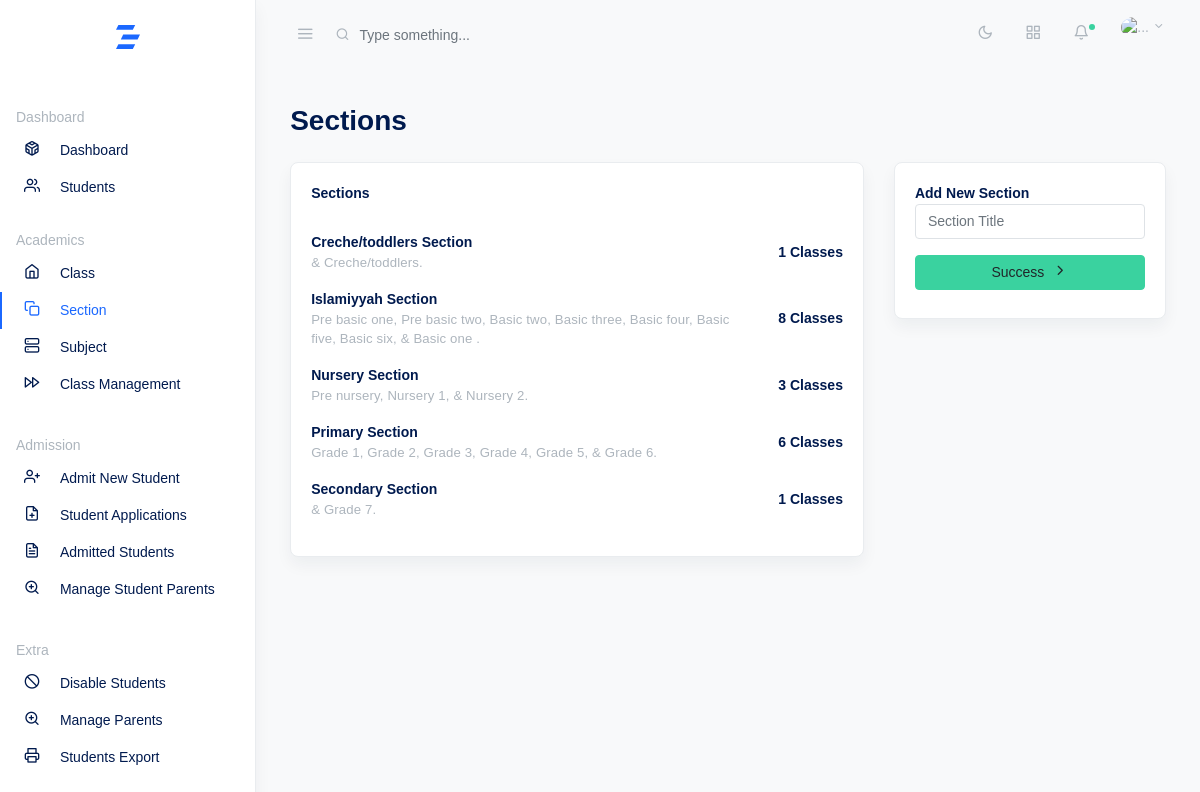
/academics/section.php (signed in), run on the app's committed database.
### tables this page shows
CREATE TABLE `sections` (
  `id` int NOT NULL,
  `section` varchar(255) NOT NULL,
  `added_by` varchar(200) NOT NULL,
  `range` varchar(225) DEFAULT NULL,
  `fees` varchar(22) DEFAULT NULL,
  `status` int NOT NULL DEFAULT '1',
  `create_datetime` timestamp NOT NULL DEFAULT CURRENT_TIMESTAMP ON UPDATE CURRENT_TIMESTAMP
);

CREATE TABLE `classes` (
  `id` int NOT NULL,
  `class` varchar(255) NOT NULL,
  `section_id` varchar(22) NOT NULL,
  `modified_by` varchar(200) NOT NULL,
  `create_datetime` timestamp NOT NULL DEFAULT CURRENT_TIMESTAMP ON UPDATE CURRENT_TIMESTAMP,
  `marks` int DEFAULT NULL,
  `status` int NOT NULL DEFAULT '1'
);

### academics/section.php (the view, shortened to what this page needs)
<?php require('../settings.php'); ?>
<!doctype html>
<html lang="en">
<head>
  <link rel="stylesheet" href="../css/simplebar.css">
  <link href="../overpass-font.css" rel="stylesheet">
  <link rel="stylesheet" href="../css/feather.css">
  <link rel="stylesheet" href="../css/daterangepicker.css">
  <link rel="stylesheet" href="../css/app-light.css" id="lightTheme">
  <link rel="stylesheet" href="../css/app-dark.css" id="darkTheme" disabled>
</head>
<body class="vertical  light  ">
  <div class="wrapper">
    <nav class="topnav navbar navbar-light">
      <button type="button" class="navbar-toggler text-muted mt-2 p-0 mr-3 collapseSidebar">
        <i class="fe fe-menu navbar-toggler-icon"></i>
      </button>
      <form class="form-inline mr-auto searchform text-muted">
        <input class="form-control mr-sm-2 bg-transparent border-0 pl-4 text-muted" type="search" placeholder="Type something..." aria-label="Search">
      </form>
      <ul class="nav">
        <li class="nav-item">
          <a class="nav-link text-muted my-2" href="#" id="modeSwitcher" data-mode="light">
            <i class="fe fe-sun fe-16"></i>
          </a>
        </li>
        <li class="nav-item">
          <a class="nav-link text-muted my-2" href="./#" data-toggle="modal" data-target=".modal-shortcut">
            <span class="fe fe-grid fe-16"></span>
          </a>
        </li>
        <li class="nav-item nav-notif">
          <a class="nav-link text-muted my-2" href="./#" data-toggle="modal" data-target=".modal-notif">
            <span class="fe fe-bell fe-16"></span>
            <span class="dot dot-md bg-success"></span>
          </a>
        </li>
        <li class="nav-item dropdown">
          <a class="nav-link dropdown-toggle text-muted pr-0" href="#" id="navbarDropdownMenuLink" role="button" data-toggle="dropdown" aria-haspopup="true" aria-expanded="false">
            <span class="avatar avatar-sm mt-2">
              <img src="../assets/avatars/face-1.jpg" alt="..." class="avatar-img rounded-circle">
            </span>
          </a>
        </li>
      </ul>
    </nav>
    <aside class="sidebar-left border-right bg-white shadow" id="leftSidebar" data-simplebar>
      <nav class="vertnav navbar navbar-light">
        <div class="w-100 mb-4 d-flex">
          <a class="navbar-brand mx-auto mt-2 flex-fill text-center" href="./index.php">
          </a>
        </div>
        <p class="text-muted nav-heading mt-4 mb-1">
          <span>Dashboard</span>
        </p>
        <ul class="navbar-nav flex-fill w-100 mb-2">
          <li class="nav-item">
            <a class="nav-link" href="index.php">
              <i class="fe fe-codesandbox fe-16"></i>
              <span class="ml-3 item-text">Dashboard</span>
            </a>
          </li>
          <li class="nav-item">
            <a class="nav-link" href="students.php">
              <i class="fe fe-users fe-16"></i>
              <span class="ml-3 item-text">Students</span>
            </a>
          </li>
          <p class="text-muted nav-heading mt-4 mb-1">
            <span>Academics</span>
          </p>
          <ul class="navbar-nav flex-fill w-100 mb-2">
            <li class="nav-item">
              <a class="nav-link" href="classes.php">
                <i class="fe fe-home fe-16"></i>
                <span class="ml-3 item-text">Class</span>
              </a>
            </li>
            <li class="nav-item active">
              <a class="nav-link text-primary" href="#">
                <i class="fe fe-copy fe-16"></i>
                <span class="ml-3 item-text">Section</span>
              </a>
            </li>
            <li class="nav-item">
              <a class="nav-link" href="subjects.php">
                <i class="fe fe-server fe-16"></i>
                <span class="ml-3 item-text">Subject</span>
              </a>
            </li>
            <li class="nav-item">
              <a class="nav-link" href="class_management.php">
                <i class="fe fe-fast-forward fe-16"></i>
                <span class="ml-3 item-text">Class Management</span>
              </a>
            </li>
          </ul>
          <p class="text-muted nav-heading mt-4 mb-1">
            <span>Admission</span>
          </p>
          <ul class="navbar-nav flex-fill w-100 mb-2">
            <li class="nav-item">
              <a class="nav-link" href="admit_student.php">
                <i class="fe fe-user-plus fe-16"></i>
                <span class="ml-3 item-text">Admit New Student</span>
              </a>
            </li>
            <li class="nav-item">
              <a class="nav-link" href="applications.php">
                <i class="fe fe-file-plus fe-16"></i>
                <span class="ml-3 item-text">Student Applications</span>
              </a>
            </li>
            <li class="nav-item">
              <a class="nav-link" href="admissions.php">
                <i class="fe fe-file-text fe-16"></i>
                <span class="ml-3 item-text">Admitted Students</span>
              </a>
            </li>
            <li class="nav-item">
              <a class="nav-link" href="parents.php">
                <i class="fe fe-zoom-in fe-16"></i>
                <span class="ml-3 item-text">Manage Student Parents</span>
              </a>
            </li>
          </ul>
          <p class="text-muted nav-heading mt-4 mb-1">
            <span>Extra</span>
          </p>
          <ul class="navbar-nav flex-fill w-100 mb-2">
            <li class="nav-item">
              <a class="nav-link" href="disable-student.php">
                <i class="fe fe-slash fe-16"></i>
                <span class="ml-3 item-text">Disable Students</span>
              </a>
            </li>
            <li class="nav-item">
              <a class="nav-link" href="parents.php">
                <i class="fe fe-zoom-in fe-16"></i>
                <span class="ml-3 item-text">Manage Parents</span>
              </a>
            </li>
            <li class="nav-item">
              <a class="nav-link" href="export-data.php">
                <i class="fe fe-printer fe-16"></i>
                <span class="ml-3 item-text">Students Export</span>
              </a>
            </li>
          </ul>
      </nav>
    </aside>
    <main role="main" class="main-content">
      <div class="container-fluid">
        <div class="row justify-content-center">
          <div class="col-12">
            <div class="row align-items-center my-3">
              <div class="col">
                <h2 class="page-title">Sections</h2>
              </div>
            </div>
            <div class="row desktop">
              <div class="col-md-8">
                <div class="card shadow mb-4">
                  <div class="card-body">
                    <?php
                    $query = "SELECT * FROM sections ORDER BY `sections`.`section` ASC";
                    $stmt = $pdo->prepare($query);
                    $stmt->execute();
                    $sections = $stmt->fetchAll(PDO::FETCH_ASSOC);
                    if (count($sections) === 0) {
                      echo '<p class="text-center">None added Yet!</p>';
                    } else {
                    ?>
                      <div class="card-title">
                        <strong>Sections</strong>
                      </div>
                      <div class="row">
                        <div class="col-md-12">
                          <?php
                          foreach ($sections as $index => $section) : ?>
                            <div class="row align-items-center my-3">
                              <div class="col">
                                <strong>
                                  <?= $section['section']; ?> Section
                                </strong>
                                <div class="my-0 text-muted small">
                                  <?php
                                  $section_id = $section['id'];
                                  $query = "SELECT * FROM classes where `section_id` = :section";
                                  $stmt = $pdo->prepare($query);
                                  $stmt->bindParam(':section', $section_id, PDO::PARAM_STR);
                                  $stmt->execute();
                                  $sectionsClasses = $stmt->fetchAll(PDO::FETCH_ASSOC);
                                  if (count($sectionsClasses) < 1) {
                                    echo 'No Classes Under This Section!';
                                  } else {
                                    foreach ($sectionsClasses as $index => $sectionsClass) {
                                      $x = count($sectionsClasses) - 1;
                                      if ($index == $x) {
                                        echo ' & ' . $sectionsClass['class'] . '.';
                                      } else {
                                        echo $sectionsClass['class'] . ', ';
                                      }
                                    }
                                  }
                                  ?>
                                </div>
                              </div>
                              <div class="col-auto">
                                <strong><?php
                                        $section_id = $section['id'];
                                        $query = "SELECT * FROM classes where `section_id` = :section";
                                        $stmt = $pdo->prepare($query);
                                        $stmt->bindParam(':section', $section_id, PDO::PARAM_STR);
                                        $stmt->execute();
                                        $sectionsCount = $stmt->fetchAll(PDO::FETCH_ASSOC);
                                        if (count($sectionsCount) < 1) {
                                          echo 'Empty';
                                        } else {
                                          echo count($sectionsCount) . ' Classes';
                                        }
                                        ?> </strong>
                              </div>
                            </div>
                          <?php endforeach; ?>
                        </div>
                      </div>
                    <?php } ?>
                  </div>
                </div>
              </div>
              <div class="col-md-4 mb-4">
                <div class="card shadow">
                  <div class="card-body">
                    <strong>Add New Section</strong>
                    <form action="" method="post" class="add_section_form">
                      <div class="form-group">
                        <input class="form-control form-control " type="text" name="section" placeholder="Section Title" required novalidate>
                      </div>
                      <button type="submit" class="btn mb-2 btn-success w-100">Success<span class="fe fe-chevron-right fe-16 ml-2"></span></button>
                    </form>
                  </div>
                </div>
              </div>
            </div>
          </div>
        </div>
      </div>
    </main>
  </div>
</body>
</html>

### css/simplebar.css (style rules this page uses)
[data-simplebar] { position: relative; flex-direction: column; flex-wrap: wrap; justify-content: flex-start; align-content: flex-start; align-items: flex-start; }

### css/feather.css (style rules this page uses)
.fe { font-family: "feather" !important; speak: none; font-style: normal; font-weight: normal; font-variant: normal; text-transform: none; line-height: 1; -webkit-font-smoothing: antialiased; -moz-osx-font-smoothing: grayscale; }
.fe-16 { font-size: 16px; }
.fe-bell:before { content: ""; }
.fe-chevron-right:before { content: ""; }
.fe-codesandbox:before { content: ""; }
.fe-copy:before { content: ""; }
.fe-fast-forward:before { content: ""; }
.fe-file-plus:before { content: ""; }
.fe-file-text:before { content: ""; }
.fe-grid:before { content: ""; }
.fe-home:before { content: ""; }
.fe-menu:before { content: ""; }
.fe-printer:before { content: ""; }
.fe-server:before { content: ""; }
.fe-slash:before { content: ""; }
.fe-sun:before { content: ""; }
.fe-user-plus:before { content: ""; }
.fe-users:before { content: ""; }
.fe-zoom-in:before { content: ""; }

### academics/section.php (style rules this page uses)
.card { border-radius: 8px; }

### data on the page
sections: section "Creche/toddlers", count($sectionsCount) "1"
classes: class "Creche/toddlers"
sections: section "Islamiyyah", count($sectionsCount) "8"
classes: class "Pre basic one"
classes: class "Pre basic two"
classes: class "Basic two"
classes: class "Basic three"
classes: class "Basic four"
classes: class "Basic five"
classes: class "Basic six"
classes: class "Basic one"
sections: section "Nursery", count($sectionsCount) "3"
classes: class "Pre nursery"
classes: class "Nursery 1"
classes: class "Nursery 2"
sections: section "Primary", count($sectionsCount) "6"
classes: class "Grade 1"
classes: class "Grade 2"
classes: class "Grade 3"
classes: class "Grade 4"
classes: class "Grade 5"
classes: class "Grade 6"
sections: section "Secondary", count($sectionsCount) "1"
classes: class "Grade 7"
